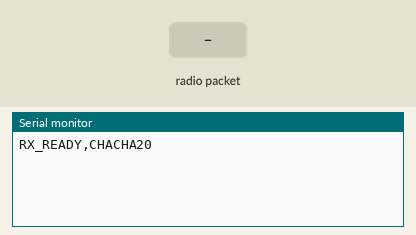
Recording of a sketch running on a simulated Arduino Uno, built with avr-gcc and run on an emulated ATmega328P. On the bench: the last lines printed to the serial monitor. The test bench sets the inputs (shaded band). No radio packets arrive unless stated.

Above: at 1.2 s.
1.3 s: radio packet "1" arrives
At 2.5 s:
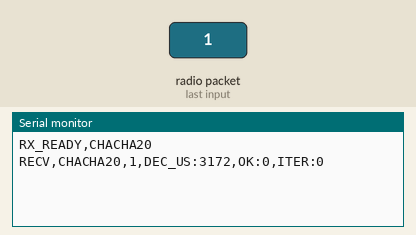
2.8 s: radio packet "0" arrives
At 3.9 s:
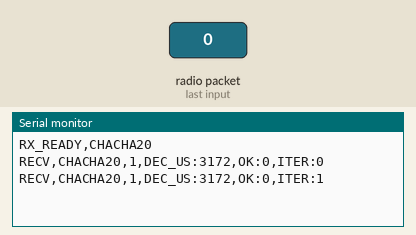
4.3 s: radio packet "2" arrives
At 5.1 s:
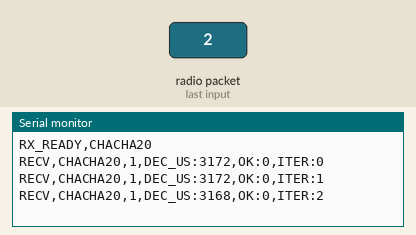

Measured:
- after the input at 1.3 s, the serial monitor: prints a new line at once (image 1)
- after the input at 2.8 s, the serial monitor: prints a new line at once (image 2)
- after the input at 4.3 s, the serial monitor: prints a new line at once (image 3)

The sketch:

rx_chacha20.ino
```cpp
/*
 * RX — ChaCha20 stream cipher
 * Protocol: RECV,CHACHA20,<size>,DEC_US:<t>,OK:<1|0>,ITER:<n>
 *
 * Decrypt == encrypt for stream ciphers (XOR with same keystream).
 */

#include <RH_ASK.h>
#include <SPI.h>

RH_ASK driver(2000, 11, 12);

#define MSG_SIZE 16

const uint8_t cc20_key[32] = {
    0x00,0x01,0x02,0x03, 0x04,0x05,0x06,0x07,
    0x08,0x09,0x0A,0x0B, 0x0C,0x0D,0x0E,0x0F,
    0x10,0x11,0x12,0x13, 0x14,0x15,0x16,0x17,
    0x18,0x19,0x1A,0x1B, 0x1C,0x1D,0x1E,0x1F
};

const uint8_t cc20_nonce[12] = {
    0x00,0x00,0x00,0x00, 0x00,0x00,0x00,0x00, 0x00,0x00,0x00,0x01
};

const uint8_t expected[MSG_SIZE] = {
    'H','e','l','l','o',' ','W','o','r','l','d','!','!','!','!','!'
};

static uint32_t recv_count = 0;

#define CC_ROTL(v,n) (((v) << (n)) | ((v) >> (32-(n))))
#define QR(a,b,c,d) \
    a += b; d ^= a; d = CC_ROTL(d,16); \
    c += d; b ^= c; b = CC_ROTL(b,12); \
    a += b; d ^= a; d = CC_ROTL(d, 8); \
    c += d; b ^= c; b = CC_ROTL(b, 7);

static inline uint32_t load32_le(const uint8_t *p) {
    return (uint32_t)p[0]|((uint32_t)p[1]<<8)|((uint32_t)p[2]<<16)|((uint32_t)p[3]<<24);
}
static inline void store32_le(uint8_t *p, uint32_t v) {
    p[0]=v; p[1]=v>>8; p[2]=v>>16; p[3]=v>>24;
}

void chacha20_block(const uint8_t *key, uint32_t counter,
                    const uint8_t *nonce, uint8_t *out) {
    uint32_t s[16], init[16];
    s[0]=0x61707865; s[1]=0x3320646E; s[2]=0x79622D32; s[3]=0x6B206574;
    for (int i=0;i<8;i++) s[4+i]=load32_le(key+i*4);
    s[12]=counter;
    s[13]=load32_le(nonce); s[14]=load32_le(nonce+4); s[15]=load32_le(nonce+8);
    memcpy(init,s,64);
    for (int i=0;i<10;i++){
        QR(s[0],s[4],s[ 8],s[12]); QR(s[1],s[5],s[ 9],s[13]);
        QR(s[2],s[6],s[10],s[14]); QR(s[3],s[7],s[11],s[15]);
        QR(s[0],s[5],s[10],s[15]); QR(s[1],s[6],s[11],s[12]);
        QR(s[2],s[7],s[ 8],s[13]); QR(s[3],s[4],s[ 9],s[14]);
    }
    for (int i=0;i<16;i++) store32_le(out+i*4, s[i]+init[i]);
}

void chacha20_decrypt(const uint8_t *key, const uint8_t *nonce,
                      uint8_t *data, uint8_t len) {
    uint8_t keystream[64];
    chacha20_block(key, 1, nonce, keystream);
    for (uint8_t i=0;i<len;i++) data[i]^=keystream[i];
}

void setup() {
    Serial.begin(9600);
    while (!Serial);
    if (!driver.init())
        Serial.println("RF init failed");
    Serial.println("RX_READY,CHACHA20");
}

void loop() {
    uint8_t buf[64];
    uint8_t buflen = sizeof(buf);

    if (driver.recv(buf, &buflen)) {
        unsigned long t_start = micros();
        chacha20_decrypt(cc20_key, cc20_nonce, buf, MSG_SIZE);
        unsigned long dec_us = micros() - t_start;

        int ok = (buflen >= MSG_SIZE && memcmp(buf, expected, MSG_SIZE) == 0) ? 1 : 0;

        Serial.print("RECV,CHACHA20,");
        Serial.print(buflen);
        Serial.print(",DEC_US:");
        Serial.print(dec_us);
        Serial.print(",OK:");
        Serial.print(ok);
        Serial.print(",ITER:");
        Serial.println(recv_count++);
    }
}
```
